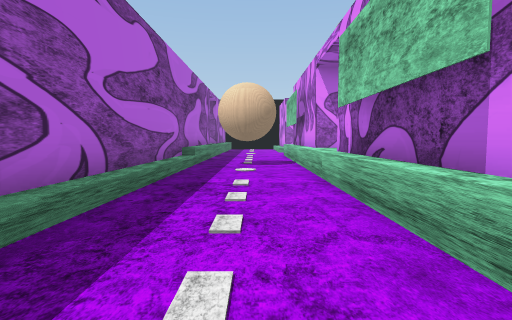
View 1 (above)

24 first-person views from a walk through a scene from a Unity 3-D project. The camera is 1.5 m above the floor, tilts 4° down and sees 80° across. The floor is counted in squares, 2 m on a side. Each view is taken from the middle of a square. On the plan, view 1 faces up. The plan holds only what a view shows up to about 10 squares ahead; the rest is blank. The place goes on beyond the plan. The player character is not drawn. Some surface patterns are stand-ins.

View 2
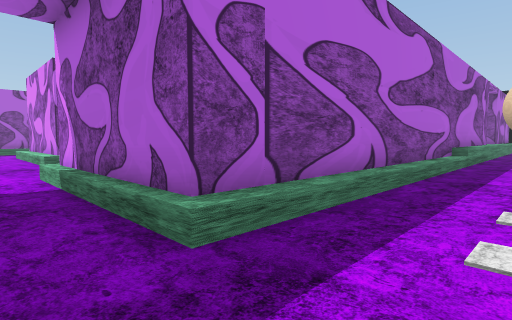

View 3
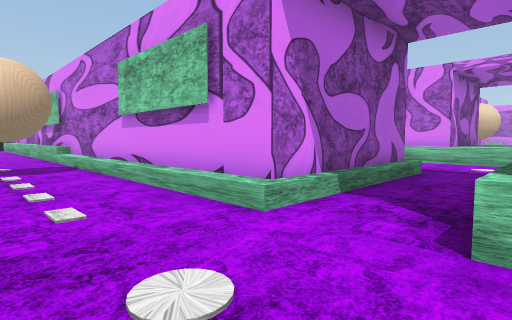

View 4
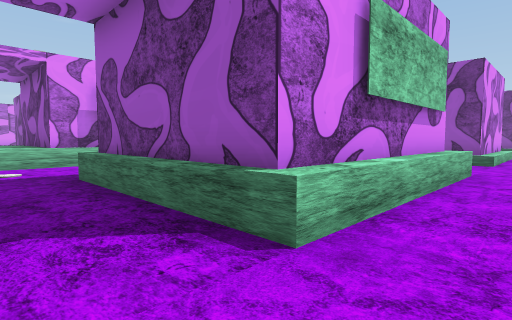

View 5
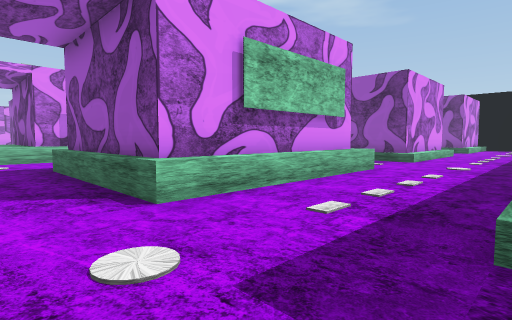

View 6
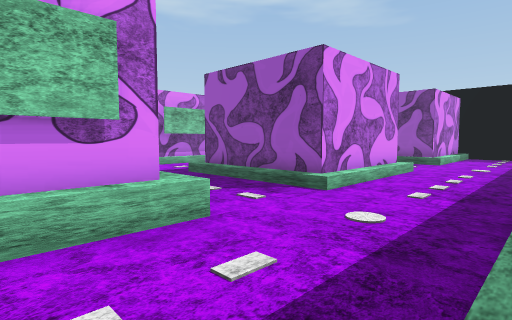

View 7
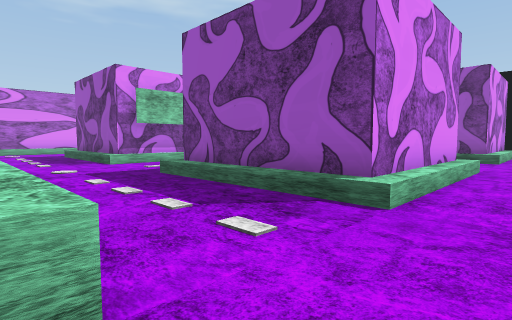

View 8
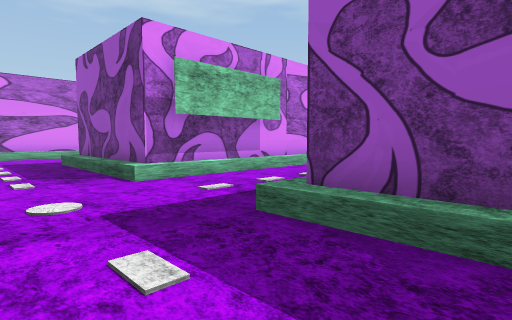

View 9
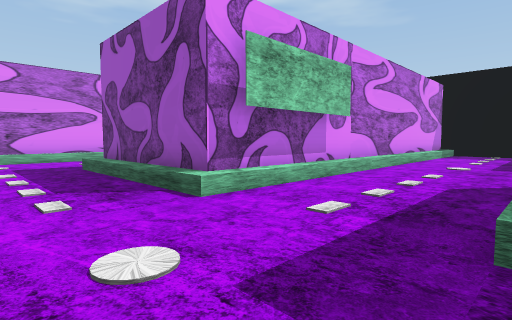

View 10
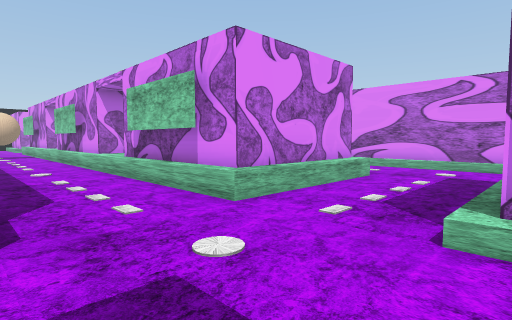

View 11
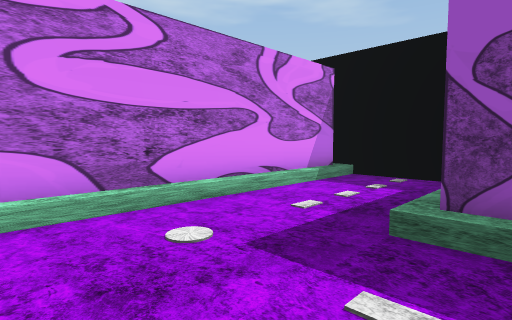

View 12
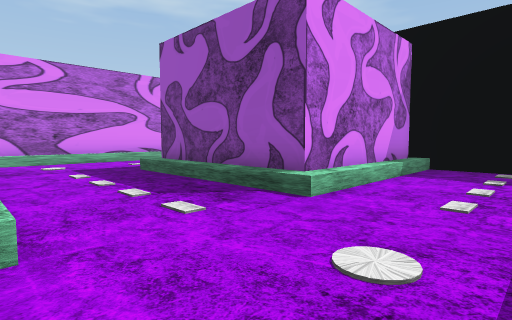

View 13
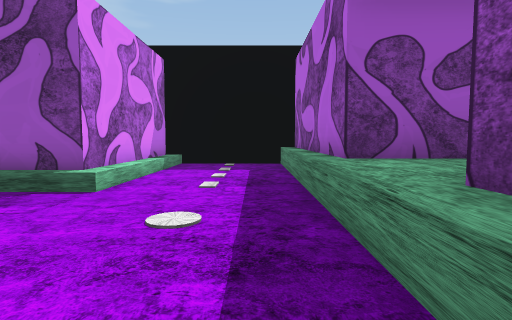

View 14
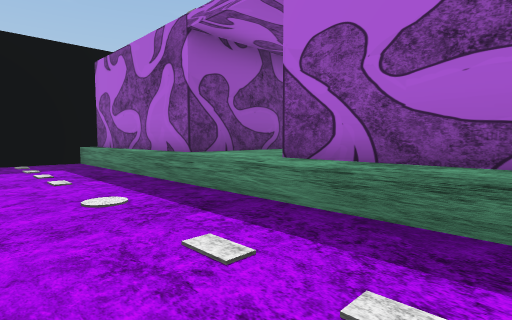

View 15
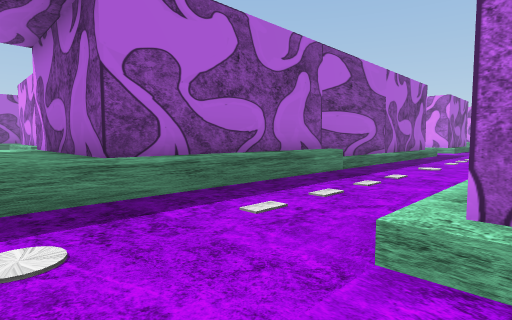

View 16
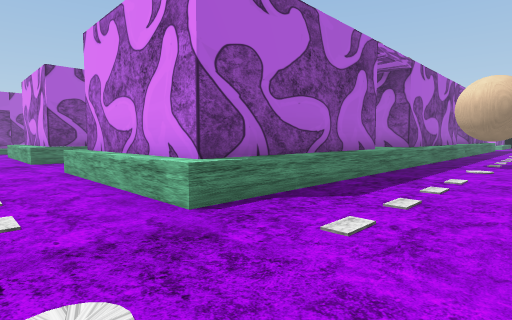

View 17
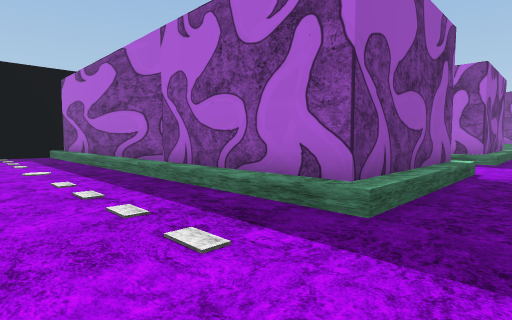

View 18
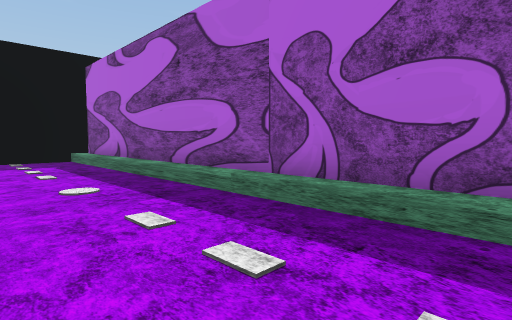

View 19
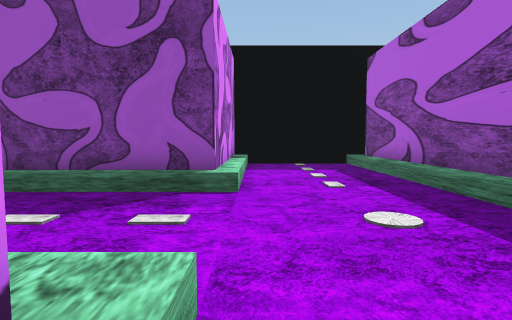

View 20
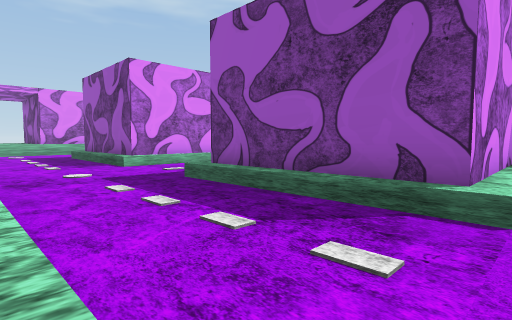

View 21
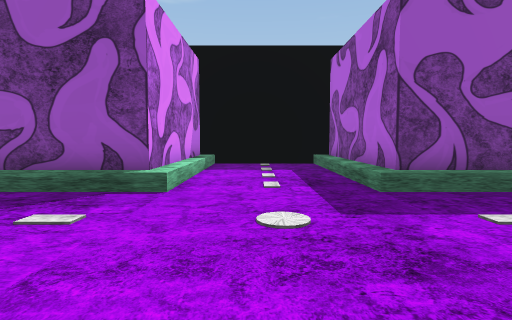

View 22
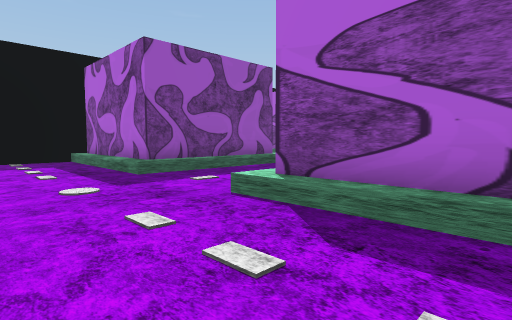

View 23
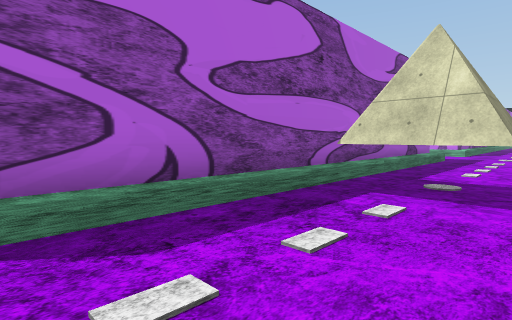

View 24
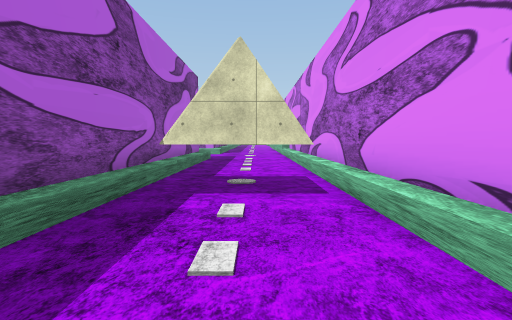

### Floor plan
Key: @ floor where view 1 was taken; # wall or solid block; . main floor; : floor 0.5 m higher than the main floor; + floor 1 m higher than the main floor; / step, stairs or slope; ^ raised ledge.
Columns run from 13 left of view 1 to 19 right of it. Each row starts with its distance up from view 1.
 11           #+.
 10      ..#  #+...#
  9      ..#  #+.#.#
  8      ..#  #:...^
  7      ..#  #:...^
  6      #.#  #:...#
  5      ..#  #:...#
  4      ..#  #:...#
  3     ...#  #:...#    ..
  2  ## ...#  #:...#   #..
  1  :::...####:...#   #.#
  0  ....../////.@.^^ ^^..
 -1    ............^^^^^..
 -2    ....####^...#^^ #..      ..
 -3    :...#    ...#   #..     :..
 -4    :...#    ...#   #...    :...#
 -5    :...#    ...#   #...   #:...#
 -6    :...#   #...#   #...   #:...#
 -7   #:...^###^...^###^...   #:...#
 -8   #:...................#  #:...#
 -9   #:...................#  #:  .#
-10   #:...................#  #:##.#
-11   #+...####:...####:...#  #:...#
-12   #+...#   :...#  #:...   #:...#
-13   #+...#   :...#  #:...   #:...
-14   #+...#    ...#  #:...#  #:...
-15 ###+...:::: ...#  #:...:::::...
-16 ++++...........#  #:.............
-17  +++...........#  #:.............
-18 ###+...........#  #:.............
-19   #+...####:...#  #:...####:...##
-20   #+...#   :...#  #:...#  #:...#
-21   #+...#    ...#  #:...#  #:...#
-22   #+...#    ...#  #:...#  #:...#
-23    +...     ...:   :...    :...
-24    #####    ####   #####   #####

Where each view was taken, in squares from view 1:
view 1: 0 up, 0 right, facing up
view 2: 1 down, 0 right, facing up-left
view 3: 2 down, 9 left, facing up-right
view 4: 0 up, 8 left, facing down-right
view 5: 0 up, 10 left, facing down-right
view 6: 5 down, 10 left, facing down-right
view 7: 7 down, 8 left, facing down-right
view 8: 8 down, 4 left, facing down-right
view 9: 8 down, 2 left, facing down-right
view 10: 11 down, 2 left, facing up-right
view 11: 15 down, 3 left, facing down-right
view 12: 15 down, 9 left, facing down-right
view 13: 14 down, 9 left, facing down
view 14: 13 down, 7 left, facing down-left
view 15: 17 down, 6 left, facing up-left
view 16: 9 down, 9 right, facing up-left
view 17: 9 down, 9 right, facing down-left
view 18: 12 down, 9 right, facing down-left
view 19: 14 down, 9 right, facing down
view 20: 15 down, 9 right, facing down-right
view 21: 14 down, 16 right, facing down
view 22: 12 down, 17 right, facing down-left
view 23: 14 down, 17 right, facing up-left
view 24: 14 down, 16 right, facing up
